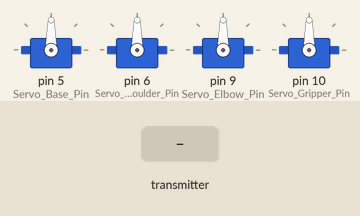
This sketch was run on a simulated Arduino Uno, built with avr-gcc and run on an emulated ATmega328P. Shown: 4 × servo. The inputs (shaded band) are chosen by the test bench. No radio packets arrive unless stated.

Above: at 1.2 s.
1.3 s: the transmitter starts sending Servo1_Position = 0
At 2.5 s:
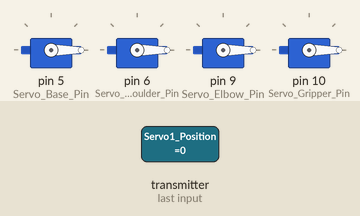
2.8 s: the transmitter starts sending Servo2_Position = 45
At 3.8 s:
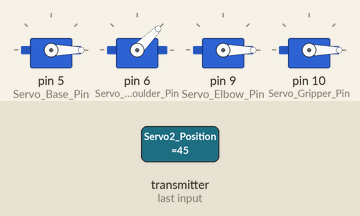
4.3 s: the transmitter starts sending Servo3_Position = 45
At 4.9 s:
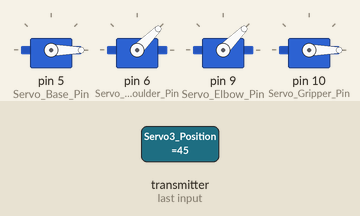
5.8 s: the transmitter starts sending Servo4_Position = 45
At 6.1 s:
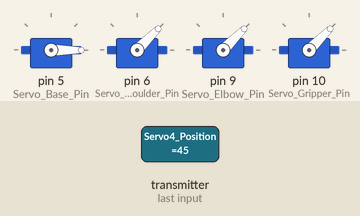
7.3 s: the transmitter starts sending Servo1_Position = 45
At 8.5 s:
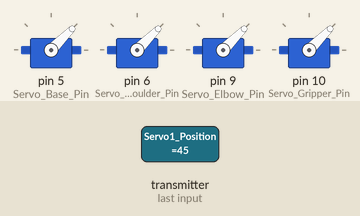
8.8 s: the transmitter starts sending Servo2_Position = 0
At 9.6 s:
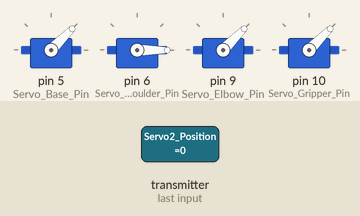
Timing chart, 0 to 11.3 s (numbered marks = the images above; inputs shaded):
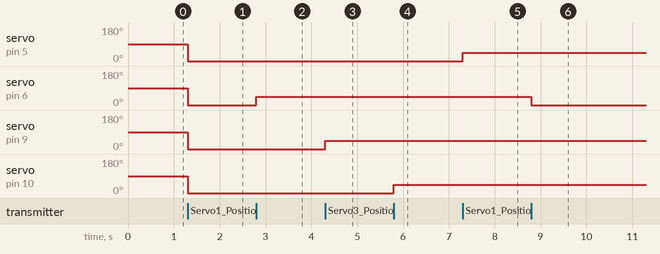

Measured:
- after the input at 1.3 s, servo on pin 5 (Servo_Base_Pin), servo on pin 6 (Servo_Shoulder_Pin), servo on pin 9 (Servo_Elbow_Pin), servo on pin 10 (Servo_Gripper_Pin): 90° → 0° at once
- after the input at 2.8 s, servo on pin 6 (Servo_Shoulder_Pin): 0° → 45° at once
- after the input at 4.3 s, servo on pin 9 (Servo_Elbow_Pin): 0° → 45° at once
- after the input at 5.8 s, servo on pin 10 (Servo_Gripper_Pin): 0° → 45° at once
- after the input at 7.3 s, servo on pin 5 (Servo_Base_Pin): 0° → 45° at once
- after the input at 8.8 s, servo on pin 6 (Servo_Shoulder_Pin): 45° → 0° at once

The sketch:

Receiver.ino
```cpp
/* The source Code from : https://github.com/riyadhasan24
 * By Md. Riyad Hasan
 */

#include <Arduino.h>
#include <SPI.h>
#include <RF24.h>
#include <Servo.h>

// ================= PINS (ATmega8A) =================
const uint8_t Servo_Base_Pin     = 5;
const uint8_t Servo_Shoulder_Pin = 6;
const uint8_t Servo_Elbow_Pin    = 9;
const uint8_t Servo_Gripper_Pin  = 10;

const uint8_t Nrf_CE_Pin  = 7;
const uint8_t Nrf_CSN_Pin = 8;

RF24 Radio(Nrf_CE_Pin, Nrf_CSN_Pin);
const byte Pipe_Address[6] = "ARM01";

struct ServoPacket
{
  uint8_t Servo1_Position;
  uint8_t Servo2_Position;
  uint8_t Servo3_Position;
  uint8_t Servo4_Position;
};

ServoPacket Rx_Packet;

Servo Servo_Base;
Servo Servo_Shoulder;
Servo Servo_Elbow;
Servo Servo_Gripper;

void setup()
{
  Servo_Base.attach(Servo_Base_Pin);
  Servo_Shoulder.attach(Servo_Shoulder_Pin);
  Servo_Elbow.attach(Servo_Elbow_Pin);
  Servo_Gripper.attach(Servo_Gripper_Pin);

  // Safe start
  Servo_Base.write(90);
  Servo_Shoulder.write(90);
  Servo_Elbow.write(90);
  Servo_Gripper.write(90);

  SPI.begin();

  Radio.begin();
  Radio.setChannel(108);
  Radio.setPALevel(RF24_PA_LOW);
  Radio.setDataRate(RF24_250KBPS);

  Radio.openReadingPipe(0, Pipe_Address);
  Radio.startListening();
}

void loop()
{
  if (Radio.available())
  {
    Radio.read(&Rx_Packet, sizeof(Rx_Packet));

    Servo_Base.write(Rx_Packet.Servo1_Position);
    Servo_Shoulder.write(Rx_Packet.Servo2_Position);
    Servo_Elbow.write(Rx_Packet.Servo3_Position);
    Servo_Gripper.write(Rx_Packet.Servo4_Position);
  }
}
```
